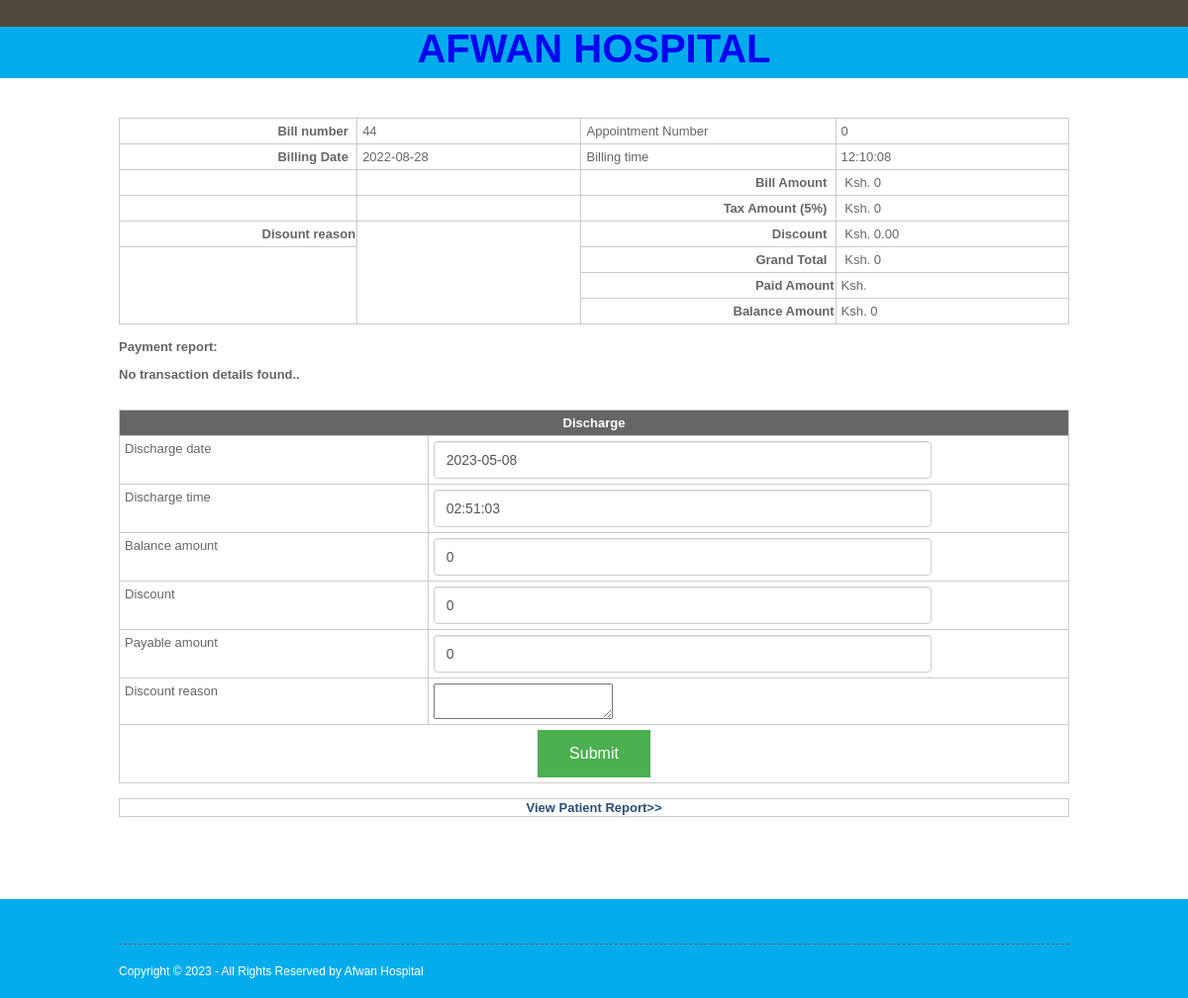
Screenshot of /paymentdischarge.php with the database file from the repository.
### tables this page shows
CREATE TABLE `billing` (
  `billingid` int(10) NOT NULL,
  `patientid` int(10) NOT NULL,
  `appointmentid` int(10) NOT NULL,
  `billingdate` date NOT NULL,
  `billingtime` time NOT NULL,
  `discount` float(10,2) NOT NULL,
  `taxamount` float(10,2) NOT NULL,
  `discountreason` text NOT NULL,
  `discharge_time` time NOT NULL,
  `discharge_date` date NOT NULL
);

### viewpaymentreport.php (the view, shortened to what this page needs)
<?php
include("dbconnection.php");
?>
 <section class="container">
<?php
$sqlbilling_records ="SELECT * FROM billing WHERE appointmentid='$billappointmentid'";
$qsqlbilling_records = mysqli_query($con,$sqlbilling_records);
$rsbilling_records = mysqli_fetch_array($qsqlbilling_records);
?>
 	<table width="1713" border="3">
      <tbody>
        <tr>
          <th scope="col"><div align="right">Bill number &nbsp; </div></th>
          <td><?php echo $rsbilling_records[billingid]; ?></td>
          <td>Appointment Number &nbsp;</td>
          <td><?php echo $rsbilling_records[appointmentid]; ?></td>
        </tr>
        <tr>
          <th width="442" scope="col"><div align="right">Billing Date &nbsp; </div></th>
          <td width="413"><?php echo $rsbilling_records[billingdate]; ?></td>
          <td width="413">Billing time&nbsp; </td>
          	<td width="413"><?php echo $rsbilling_records[billingtime] ; ?></td>
        </tr>
		<tr>
          <th scope="col"><div align="right"></div></th>
          <td></td>
          <th scope="col"><div align="right">Bill Amount &nbsp; </div></th>
          <td><?php
		$billamt= 0;
?>
  &nbsp;Ksh. <?php echo $billamt; ?></td>
        </tr>
        <tr>
          <th width="442" scope="col"><div align="right"></div></th>
          <td width="413">&nbsp;</td>
          <th width="442" scope="col"><div align="right">Tax Amount (5%) &nbsp; </div></th>
          <td width="413">&nbsp;Ksh. <?php echo $taxamt = 5 * ($billamt / 100); ?></td>
       	</tr>
		<tr>
		  <th scope="col"><div align="right">Disount reason</div></th>
		  <td rowspan="4" valign="top"><?php echo $rsbilling_records[discountreason]; ?></td>
		  <th scope="col"><div align="right">Discount &nbsp; </div></th>
		  <td>&nbsp;Ksh. <?php echo $rsbilling_records[discount]; ?></td>
	    </tr>
		<tr>
		  <th rowspan="3" scope="col">&nbsp;</th>
		  <th scope="col"><div align="right">Grand Total &nbsp; </div></th>
		  <td>&nbsp;Ksh. <?php echo $grandtotal = ($billamt + $taxamt)  - $rsbilling_records[discount] ; ?></td>
	    </tr>
		<tr>
		  <th scope="col"><div align="right">Paid Amount </div></th>
		  <td>Ksh. <?php
		  	$sqlpayment ="SELECT sum(paidamount) FROM payment where appointmentid='$billappointmentid'";
			$qsqlpayment = mysqli_query($con,$sqlpayment);
			$rspayment = mysqli_fetch_array($qsqlpayment);
		   ?></td>
	    </tr>
		<tr>
		  <th scope="col"><div align="right">Balance Amount</div></th>
		  <td>Ksh. <?php echo $balanceamt = $grandtotal - $rspayment[0]  ; ?></td>
	    </tr>
      </tbody>
    </table>
   <p><strong>Payment report:</strong></p>
<?php
$sqlpayment = "SELECT * FROM payment where appointmentid='$billappointmentid'";
$qsqlpayment = mysqli_query($con,$sqlpayment);
if(mysqli_num_rows($qsqlpayment) == 0)
{
	echo "<strong>No transaction details found..</strong>";
}
?>
</section>

### layout/styles/layout.css (style rules this page uses)
html { overflow-y:scroll; }
body { margin:0; padding:0; font-size:13px; font-family:verdana, Arial, Helvetica, sans-serif; color:#FFFFFF; background-color:#4F473A; }

### layout/styles/tables.css (style rules this page uses)
table { width:100%; border-collapse:collapse; table-layout:auto; vertical-align:top; margin-bottom:15px; border:1px solid #CCCCCC; }
table tbody td { vertical-align:top; border-collapse:collapse; border-left:1px solid #CCCCCC; border-right:1px solid #CCCCCC; }
table thead th, table tbody td { padding:5px; border-collapse:collapse; }

### rows the page displays
billing: billingid "44", appointmentid "0", billingdate "2022-08-28", billingtime "12:10:08", discount "0.00", discount "0"

### other values shown
$billamt "0"
$taxamt = 5 * ($billamt / 100) "0"
$balanceamt = $grandtotal - $rspayment[0] "0"
